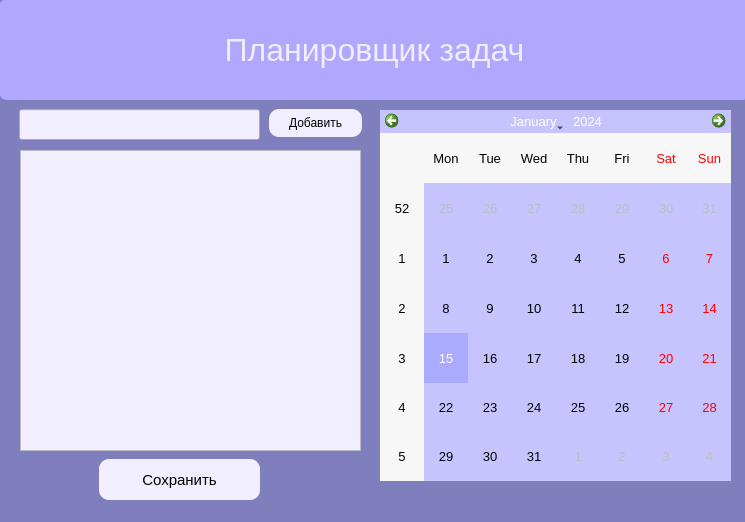
<?xml version="1.0" encoding="UTF-8"?>
<ui version="4.0">
 <class>Form</class>
 <widget class="QWidget" name="Form">
  <property name="geometry">
   <rect>
    <x>0</x>
    <y>0</y>
    <width>745</width>
    <height>522</height>
   </rect>
  </property>
  <property name="windowTitle">
   <string>Form</string>
  </property>
  <widget class="QCalendarWidget" name="calendarWidget">
   <property name="geometry">
    <rect>
     <x>380</x>
     <y>110</y>
     <width>351</width>
     <height>371</height>
    </rect>
   </property>
   <property name="styleSheet">
    <string notr="true">font:10pt;
background-color:rgb(198, 196, 255);
selection-background-color:rgb(170, 170, 255)</string>
   </property>
  </widget>
  <widget class="QListWidget" name="tasksListWidget">
   <property name="geometry">
    <rect>
     <x>20</x>
     <y>150</y>
     <width>341</width>
     <height>301</height>
    </rect>
   </property>
   <property name="styleSheet">
    <string notr="true">font:12pt; background-color:rgb(241, 239, 255)</string>
   </property>
  </widget>
  <widget class="QFrame" name="frame">
   <property name="geometry">
    <rect>
     <x>-1</x>
     <y>-1</y>
     <width>791</width>
     <height>531</height>
    </rect>
   </property>
   <property name="styleSheet">
    <string notr="true">background-color:rgb(127, 127, 190)</string>
   </property>
   <property name="frameShape">
    <enum>QFrame::StyledPanel</enum>
   </property>
   <property name="frameShadow">
    <enum>QFrame::Raised</enum>
   </property>
   <widget class="QLabel" name="label">
    <property name="geometry">
     <rect>
      <x>0</x>
      <y>0</y>
      <width>751</width>
      <height>101</height>
     </rect>
    </property>
    <property name="font">
     <font>
      <pointsize>24</pointsize>
     </font>
    </property>
    <property name="styleSheet">
     <string notr="true">font-size : 24pt;
background-color:rgb(177, 167, 255);
color:rgb(239, 238, 255);
border-radius:8px;</string>
    </property>
    <property name="text">
     <string>Планировщик задач</string>
    </property>
    <property name="alignment">
     <set>Qt::AlignCenter</set>
    </property>
   </widget>
   <widget class="QPushButton" name="saveButton">
    <property name="geometry">
     <rect>
      <x>100</x>
      <y>460</y>
      <width>161</width>
      <height>41</height>
     </rect>
    </property>
    <property name="styleSheet">
     <string notr="true">border-radius:10px;
background-color:rgb(241, 239, 255);

font:11pt;</string>
    </property>
    <property name="text">
     <string>Сохранить</string>
    </property>
   </widget>
   <widget class="QLineEdit" name="taskLineEdit">
    <property name="geometry">
     <rect>
      <x>20</x>
      <y>110</y>
      <width>241</width>
      <height>31</height>
     </rect>
    </property>
    <property name="styleSheet">
     <string notr="true">font:12pt;background-color:rgb(241, 239, 255)</string>
    </property>
   </widget>
   <widget class="QPushButton" name="addButton">
    <property name="geometry">
     <rect>
      <x>270</x>
      <y>110</y>
      <width>93</width>
      <height>28</height>
     </rect>
    </property>
    <property name="styleSheet">
     <string notr="true">border-radius:10px;
background-color:rgb(241, 239, 255);

</string>
    </property>
    <property name="text">
     <string>Добавить</string>
    </property>
   </widget>
  </widget>
  <zorder>frame</zorder>
  <zorder>calendarWidget</zorder>
  <zorder>tasksListWidget</zorder>
 </widget>
 <resources/>
 <connections/>
</ui>
